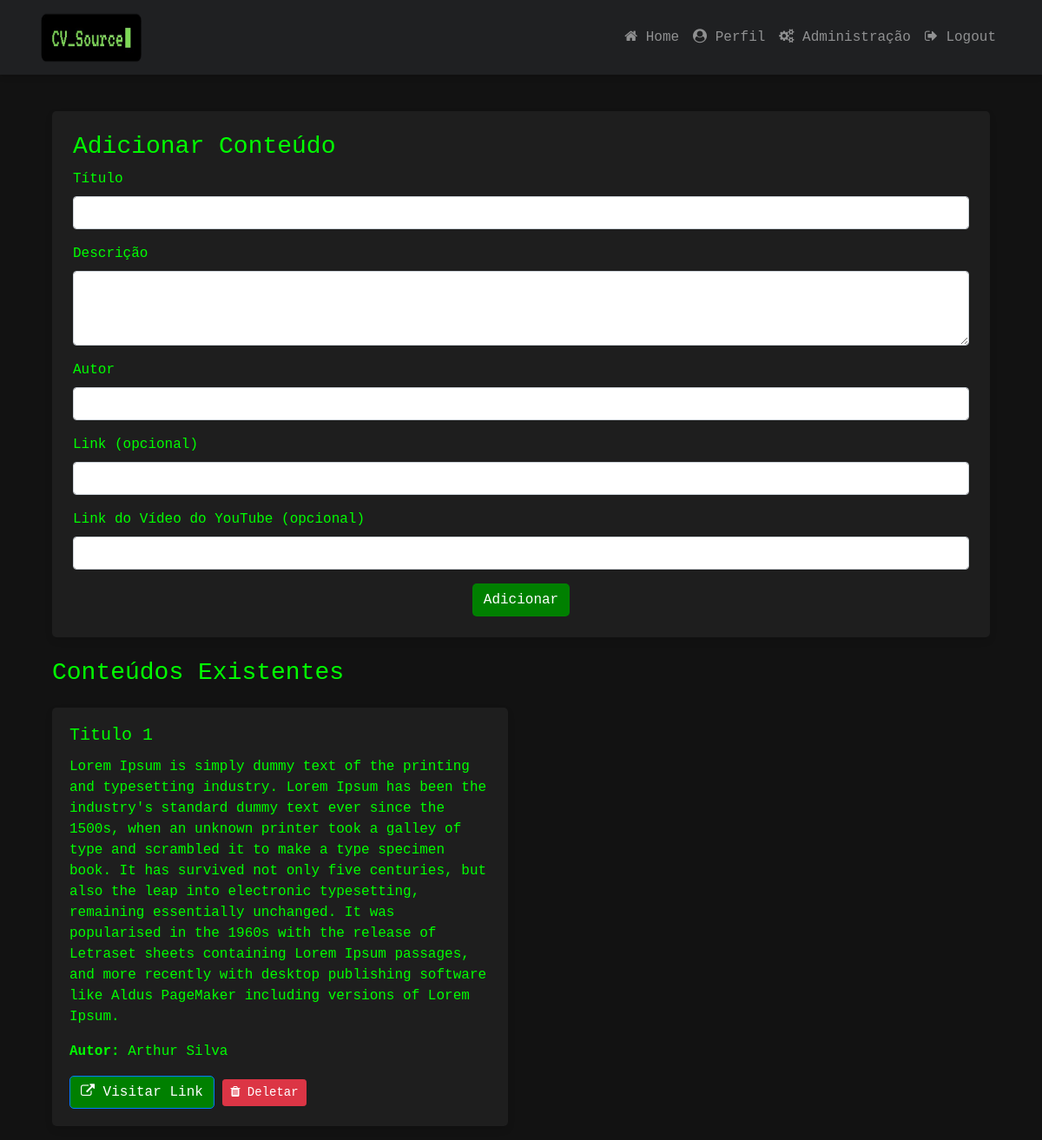
Page /admin/content (signed in) on the earlier database version.
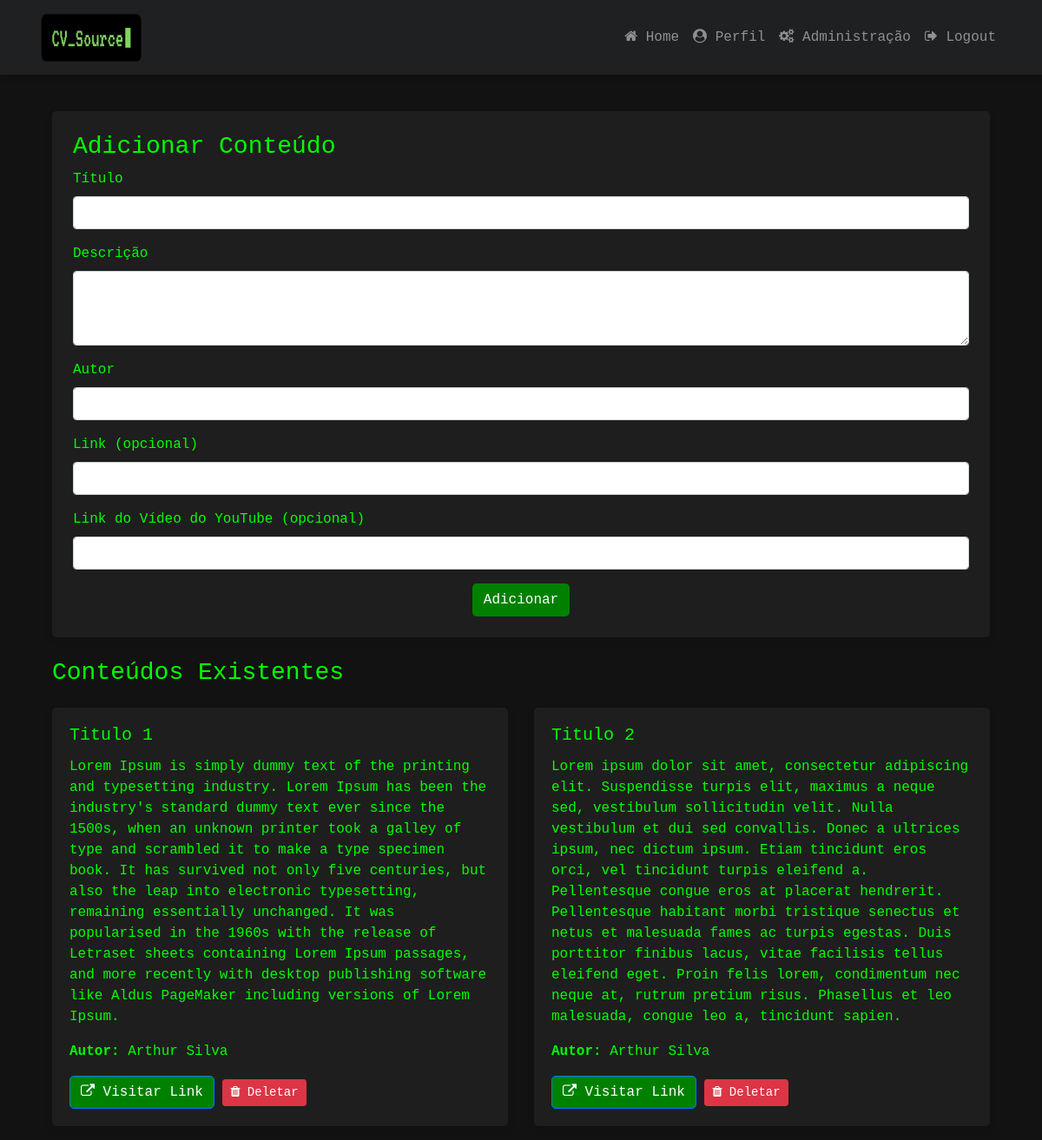
Same page on the later database version.
### website/models.py (models this page shows, shortened)
class Content(db.Model):
    id = db.Column(db.Integer, primary_key=True)
    title = db.Column(db.String(150), nullable=False)
    description = db.Column(db.String(500), nullable=False)
    link = db.Column(db.String(500))  # link para conteúdo externo (opcional)
    author = db.Column(db.String(150), nullable=False)
    youtube_url = db.Column(db.String(500))

### website/views.py (the view, shortened to what this page needs)
@views.route('/admin/content', methods=['GET', 'POST'])
@login_required
def admin_content():
    if not current_user.is_admin:
        flash('Acesso negado: apenas administradores podem acessar esta página.', 'error')
        return redirect(url_for('views.home'))
    contents = Content.query.all()
    return render_template('admin_content.html', contents=contents)

### website/__init__.py (called while the page is built)
def create_app():
    app = Flask(__name__)
    app.config['SECRET_KEY'] = 'your_secret_key'  # Substitua por uma chave segura
    app.config['SQLALCHEMY_DATABASE_URI'] = f'sqlite:///{DB_NAME}'
    db.init_app(app)
    migrate.init_app(app, db)  # Configuração do Flask-Migrate
    from .views import views
    from .auth import auth
    app.register_blueprint(views, url_prefix='/')
    app.register_blueprint(auth, url_prefix='/')
    from .models import User, Content
    with app.app_context():
        db.create_all()
    login_manager = LoginManager()
    login_manager.login_view = 'auth.login'
    login_manager.init_app(app)
    @login_manager.user_loader
    def load_user(id):
        return User.query.get(int(id))
    @app.context_processor
    def inject_user():
        return dict(user=current_user)
    return app

### website/templates/admin_content.html (shortened to what this page needs)
{% extends "base.html" %}
{% block content %}
<div class="container mt-5">
    <div class="card card-custom p-4 mb-4">
        <h3>Adicionar Conteúdo</h3>
        <form method="POST">
            <div class="form-group">
                <label for="title">Título</label>
                <input type="text" class="form-control" id="title" name="title" required>
            </div>
            <div class="form-group">
                <label for="description">Descrição</label>
                <textarea class="form-control" id="description" name="description" rows="3" required></textarea>
            </div>
            <div class="form-group">
                <label for="author">Autor</label>
                <input type="text" class="form-control" id="author" name="author" required>
            </div>
            <div class="form-group">
                <label for="link">Link (opcional)</label>
                <input type="url" class="form-control" id="link" name="link">
            </div>
            <div class="form-group">
                <label for="youtube_url">Link do Vídeo do YouTube (opcional)</label>
                <input type="url" class="form-control" id="youtube_url" name="youtube_url">
            </div>
            <div class="text-center">
                <button type="submit" class="btn btn-custom">Adicionar</button>
            </div>
        </form>
    </div>
    <h3>Conteúdos Existentes</h3>
    <div class="row mt-4">
        {% for content in contents %}
        <div class="col-md-6 mb-3">
            <div class="card card-custom">
                <div class="card-body">
                    <h5 class="card-title">{{ content.title }}</h5>
                    <p class="card-text">{{ content.description }}</p>
                    <p><strong>Autor:</strong> {{ content.author }}</p>
                    {% if content.link %}
                    <a href="{{ content.link }}" class="btn btn-outline-primary btn-custom" target="_blank">
                        <i class="fa fa-external-link"></i> Visitar Link
                    </a>
                    {% endif %}
                    <form action="{{ url_for('views.delete_content', content_id=content.id) }}" method="POST" style="display:inline;">
                        <button type="submit" class="btn btn-danger btn-sm" onclick="return confirm('Tem certeza que deseja deletar este conteúdo?');">
                            <i class="fa fa-trash"></i> Deletar
                        </button>
                    </form>
                </div>
            </div>
        </div>
        {% endfor %}
    </div>
</div>
{% endblock %}

Differences in the rows shown:
added Content: title "Titulo 2", description "Lorem ipsum dolor sit amet, consectetur adipiscing elit. Suspendisse turpis elit, maximus a neque sed, vestibulum sollicitudin velit. Nulla vestibulum et dui sed convallis. Donec a ultrices ipsum, nec dictum ipsum. Etiam tincidunt eros orci, vel tincidunt turpis eleifend a. Pellentesque congue eros at placerat hendrerit. Pellentesque habitant morbi tristique senectus et netus et malesuada fames ac turpis egestas. Duis porttitor finibus lacus, vitae facilisis tellus eleifend eget. Proin felis lorem, condimentum nec neque at, rutrum pretium risus. Phasellus et leo malesuada, congue leo a, tincidunt sapien.", author "Arthur Silva"
